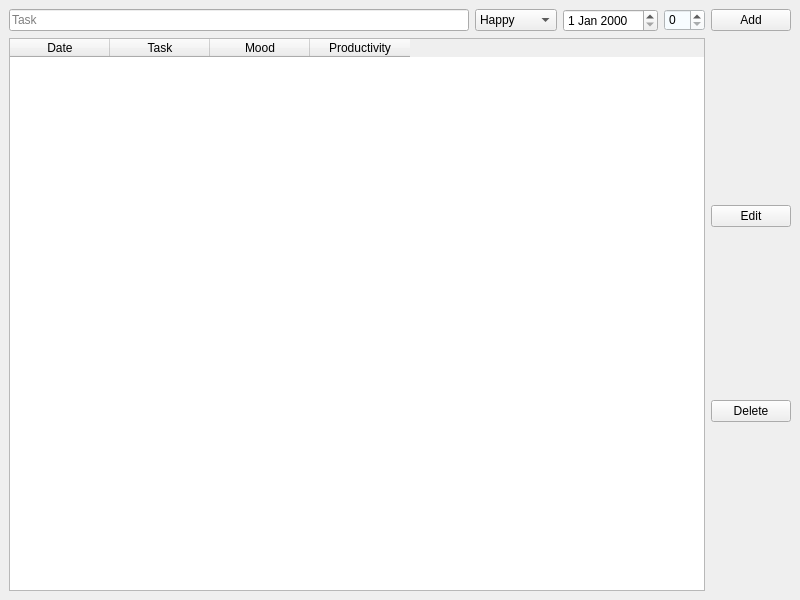
<?xml version="1.0" encoding="UTF-8"?>
<ui version="4.0">
 <class>MainWindow</class>
 <widget class="QMainWindow" name="MainWindow">
  <property name="geometry">
   <rect>
    <x>0</x>
    <y>0</y>
    <width>800</width>
    <height>600</height>
   </rect>
  </property>
  <property name="windowTitle">
   <string>MainWindow</string>
  </property>
  <widget class="QWidget" name="centralwidget">
   <property name="styleSheet">
    <string notr="true"/>
   </property>
   <layout class="QVBoxLayout" name="verticalLayout">
    <item>
     <layout class="QHBoxLayout" name="topInputLayout">
      <item>
       <widget class="QLineEdit" name="taskLineEdit">
        <property name="styleSheet">
         <string notr="true"/>
        </property>
        <property name="placeholderText">
         <string>Task</string>
        </property>
       </widget>
      </item>
      <item>
       <widget class="QComboBox" name="moodComboBox">
        <property name="styleSheet">
         <string notr="true"/>
        </property>
        <item>
         <property name="text">
          <string>Happy</string>
         </property>
        </item>
        <item>
         <property name="text">
          <string>Tired</string>
         </property>
        </item>
        <item>
         <property name="text">
          <string>Motivated</string>
         </property>
        </item>
       </widget>
      </item>
      <item>
       <widget class="QDateEdit" name="dateEdit">
        <property name="styleSheet">
         <string notr="true"/>
        </property>
       </widget>
      </item>
      <item>
       <widget class="QSpinBox" name="productivitySpinBox">
        <property name="styleSheet">
         <string notr="true">QSpinBox{
	background-color: rgb(247, 252, 255);
}</string>
        </property>
        <property name="maximum">
         <number>10</number>
        </property>
       </widget>
      </item>
      <item>
       <widget class="QPushButton" name="addButton">
        <property name="styleSheet">
         <string notr="true"/>
        </property>
        <property name="text">
         <string>Add</string>
        </property>
       </widget>
      </item>
     </layout>
    </item>
    <item>
     <layout class="QHBoxLayout" name="tableWithButtonsLayout">
      <item>
       <widget class="QTableWidget" name="taskTable">
        <property name="styleSheet">
         <string notr="true"/>
        </property>
        <property name="rowCount">
         <number>0</number>
        </property>
        <property name="columnCount">
         <number>4</number>
        </property>
        <column>
         <property name="text">
          <string>Date</string>
         </property>
        </column>
        <column>
         <property name="text">
          <string>Task</string>
         </property>
        </column>
        <column>
         <property name="text">
          <string>Mood</string>
         </property>
        </column>
        <column>
         <property name="text">
          <string>Productivity</string>
         </property>
        </column>
       </widget>
      </item>
      <item>
       <layout class="QVBoxLayout" name="editDeleteButtonLayout">
        <item>
         <widget class="QPushButton" name="editButton">
          <property name="styleSheet">
           <string notr="true"/>
          </property>
          <property name="text">
           <string>Edit</string>
          </property>
         </widget>
        </item>
        <item>
         <widget class="QPushButton" name="deleteButton">
          <property name="styleSheet">
           <string notr="true"/>
          </property>
          <property name="text">
           <string>Delete</string>
          </property>
         </widget>
        </item>
       </layout>
      </item>
     </layout>
    </item>
    <item>
     <layout class="QHBoxLayout" name="chartsLayout">
      <item>
       <layout class="QVBoxLayout" name="barChartLayout"/>
      </item>
      <item>
       <layout class="QVBoxLayout" name="lineChartLayout"/>
      </item>
      <item>
       <layout class="QVBoxLayout" name="pieChartLayout"/>
      </item>
     </layout>
    </item>
   </layout>
  </widget>
 </widget>
 <resources/>
 <connections/>
</ui>
